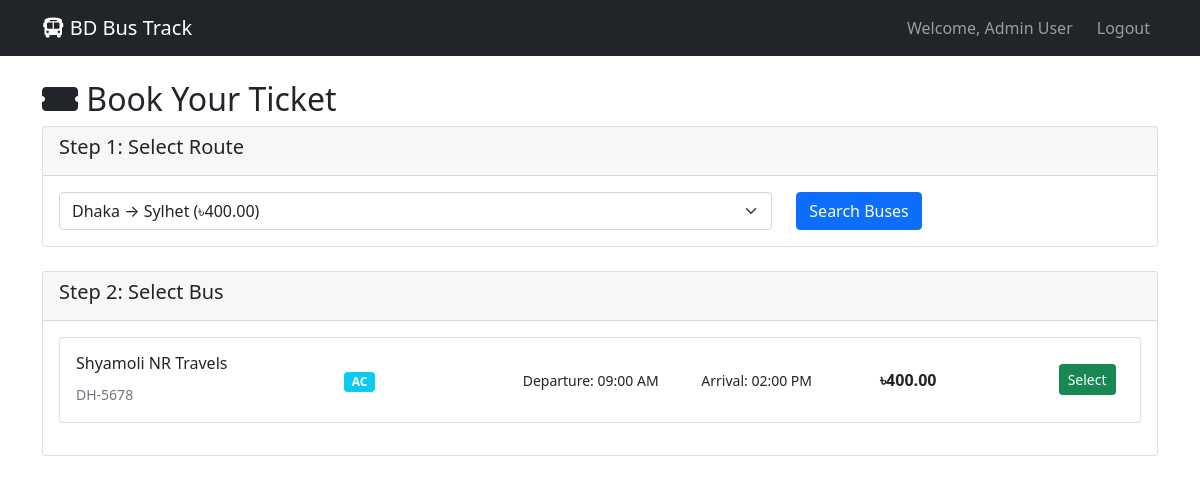
The app's page /booking.php?route_id=2 (signed in) with its own data.
### tables this page shows
CREATE TABLE buses (
    id INT AUTO_INCREMENT PRIMARY KEY,
    bus_number VARCHAR(20) UNIQUE NOT NULL,
    bus_name VARCHAR(100) NOT NULL,
    route_id INT,
    total_seats INT DEFAULT 40,
    bus_type ENUM('AC', 'Non-AC') DEFAULT 'Non-AC',
    current_lat DECIMAL(10, 8) DEFAULT NULL,
    current_lng DECIMAL(11, 8) DEFAULT NULL,
    status ENUM('active', 'inactive', 'maintenance') DEFAULT 'active',
    departure_time TIME NOT NULL,
    arrival_time TIME NOT NULL,
    FOREIGN KEY (route_id) REFERENCES routes(id)
);

CREATE TABLE routes (
    id INT AUTO_INCREMENT PRIMARY KEY,
    route_name VARCHAR(100) NOT NULL,
    from_city VARCHAR(50) NOT NULL,
    to_city VARCHAR(50) NOT NULL,
    distance INT NOT NULL,
    duration VARCHAR(20) NOT NULL,
    fare DECIMAL(10,2) NOT NULL,
    created_at TIMESTAMP DEFAULT CURRENT_TIMESTAMP
);

### booking.php (the view, shortened to what this page needs)
<?php
$conn = getConnection();
$routes_query = "SELECT * FROM routes ORDER BY route_name";
$routes_result = $conn->query($routes_query);
if (isset($_GET['route_id'])) {
    $route_id = $_GET['route_id'];
    $buses_query = "SELECT b.*, r.route_name, r.from_city, r.to_city, r.fare FROM buses b JOIN routes r ON b.route_id = r.id WHERE b.route_id = ? AND b.status = 'active'";
    $buses_stmt = $conn->prepare($buses_query);
    $buses_stmt->bind_param("i", $route_id);
    $buses_stmt->execute();
    $buses_result = $buses_stmt->get_result();
}
?>
<!DOCTYPE html>
<html lang="en">
<head>
    <link href="https://cdn.jsdelivr.net/npm/bootstrap@5.1.3/dist/css/bootstrap.min.css" rel="stylesheet">
    <link href="https://cdnjs.cloudflare.com/ajax/libs/font-awesome/6.0.0/css/all.min.css" rel="stylesheet">
</head>
<body>
    <nav class="navbar navbar-expand-lg navbar-dark bg-dark">
        <div class="container">
            <a class="navbar-brand" href="index.html">
                <i class="fas fa-bus"></i> BD Bus Track
            </a>
            <div class="navbar-nav ms-auto">
                <span class="navbar-text me-3">Welcome, <?php echo $_SESSION['user_name']; ?></span>
                <a class="nav-link" href="logout.php">Logout</a>
            </div>
        </div>
    </nav>
    <div class="container mt-4">
        <h2><i class="fas fa-ticket-alt"></i> Book Your Ticket</h2>
        <div class="card mb-4">
            <div class="card-header">
                <h5>Step 1: Select Route</h5>
            </div>
            <div class="card-body">
                <form method="GET">
                    <div class="row">
                        <div class="col-md-8">
                            <select name="route_id" class="form-select" required>
                                <?php while ($route = $routes_result->fetch_assoc()): ?>
                                    <option value="<?php echo $route['id']; ?>" <?php echo (isset($_GET['route_id']) && $_GET['route_id'] == $route['id']) ? 'selected' : ''; ?>>
                                        <?php echo $route['from_city'] . ' → ' . $route['to_city'] . ' (৳' . $route['fare'] . ')'; ?>
                                    </option>
                                <?php endwhile; ?>
                            </select>
                        </div>
                        <div class="col-md-4">
                            <button type="submit" class="btn btn-primary">Search Buses</button>
                        </div>
                    </div>
                </form>
            </div>
        </div>
        <?php if (isset($buses_result) && $buses_result->num_rows > 0): ?>
        <div class="card mb-4">
            <div class="card-header">
                <h5>Step 2: Select Bus</h5>
            </div>
            <div class="card-body">
                <?php while ($bus = $buses_result->fetch_assoc()): ?>
                <div class="card mb-3">
                    <div class="card-body">
                        <div class="row align-items-center">
                            <div class="col-md-3">
                                <h6><?php echo $bus['bus_name']; ?></h6>
                                <small class="text-muted"><?php echo $bus['bus_number']; ?></small>
                            </div>
                            <div class="col-md-2">
                                <span class="badge bg-info"><?php echo $bus['bus_type']; ?></span>
                            </div>
                            <div class="col-md-2">
                                <small>Departure: <?php echo date('h:i A', strtotime($bus['departure_time'])); ?></small>
                            </div>
                            <div class="col-md-2">
                                <small>Arrival: <?php echo date('h:i A', strtotime($bus['arrival_time'])); ?></small>
                            </div>
                            <div class="col-md-2">
                                <strong>৳<?php echo $bus['fare']; ?></strong>
                            </div>
                            <div class="col-md-1">
                                <button class="btn btn-sm btn-success" onclick="selectBus(<?php echo $bus['id']; ?>, '<?php echo $bus['bus_name']; ?>', <?php echo $bus['fare']; ?>)">
                                    Select
                                </button>
                            </div>
                        </div>
                    </div>
                </div>
                <?php endwhile; ?>
            </div>
        </div>
        <?php endif; ?>
    </div>
</body>
</html>

### records on screen
buses: bus_name "Shyamoli NR Travels", bus_number "DH-5678", bus_type "AC", departure_time "09:00 AM", arrival_time "02:00 PM", route.fare "400.00"

### other values on screen
$_SESSION['user_name'] "Admin User"
form field route_id "Dhaka → Sylhet (৳400.00)"
